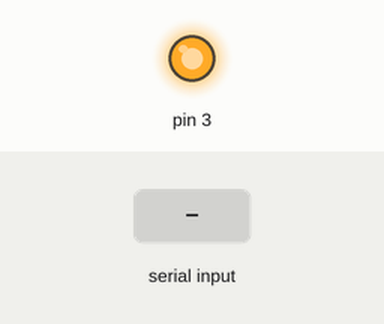
This sketch was run on a simulated Arduino Uno, built with avr-gcc and run on an emulated ATmega328P. On the bench: output pins drawn as LEDs (lit = HIGH). The test bench sets the inputs (shaded band).

Above: at 1.2 s.
1.3 s: "1\n" received over Serial
At 2.0 s:
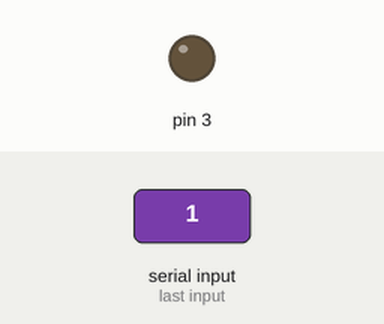
2.8 s: "0\n" received over Serial
At 3.1 s:
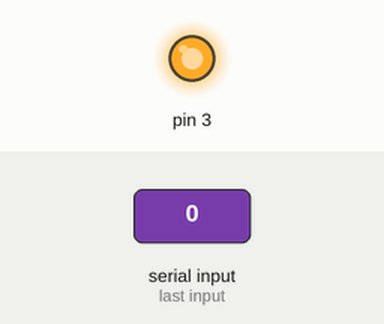
Timing chart, 0 to 5.8 s (numbered marks = the images above; inputs shaded):
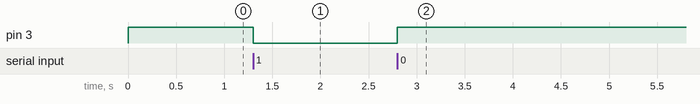

The sketch:

HandTrackingActivateRelay.ino
```cpp
String comando = ""; //Variável que guarda o comando
bool comandoFinalizado = false; //Variável que confirma se recebeu o comando completo ou não

void setup() {
  Serial.begin(115200);
  comando.reserve(200); // reserva 200 caracteres para o comando
  pinMode(3, OUTPUT);
  digitalWrite(3, HIGH);
}

void loop() {

  if(comandoFinalizado){ //Se o comando foi finalizado
    if(comando.startsWith("0")){ // E se o comando recebido for 0
      digitalWrite(3, HIGH); // Desliga a lâmpada através do relé
    }
    if(comando.startsWith("1")){// Se o comando recebido for 1
      digitalWrite(3, LOW); //Acende a lâmpada através do relé
    }
    if(comando.startsWith("2")){ // E se o comando recebido for 2
      digitalWrite(5, LOW); // Apaga ao LED
    }
    if(comando.startsWith("3")){// Se o comando recebido for 3
      digitalWrite(5, HIGH); //Acende o LED
    }
    comando = ""; // Limpa a variável do comando
    comandoFinalizado = false; // retorna a variável comandoFinalizado como falsa
  }
}

 void serialEvent(){
    while (Serial.available()){
      char inChar = (char)Serial.read();
      comando += inChar;
      if(inChar == '\n'){
        comandoFinalizado = true;
      }
    }
  }
```

Measured:
- after the input at 1.3 s, pin 3: HIGH → LOW at once
- after the input at 2.8 s, pin 3: LOW → HIGH at once
